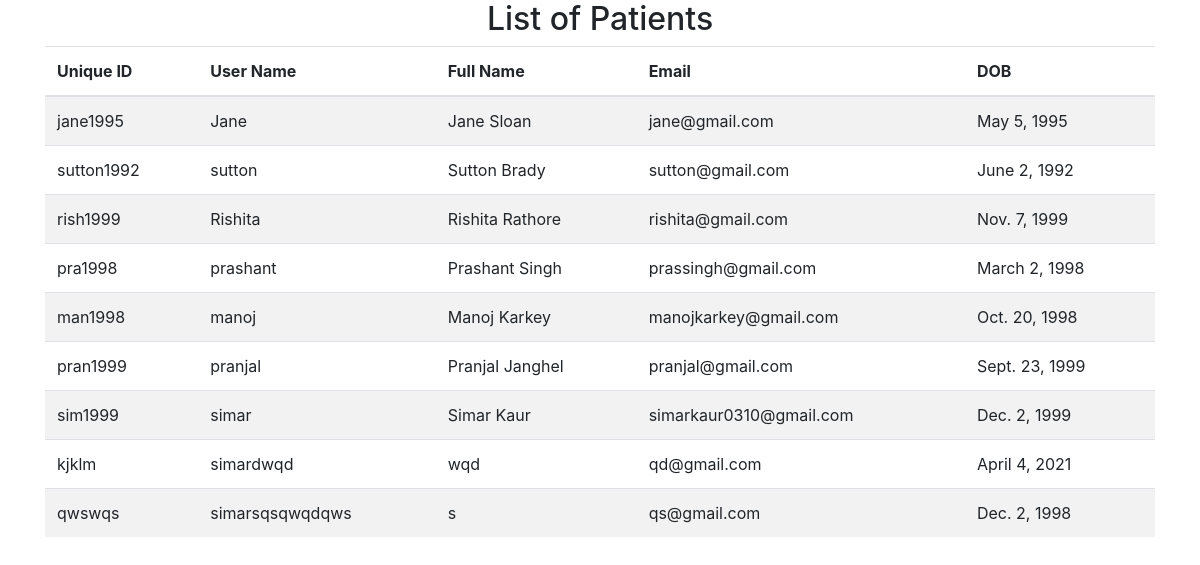
The page /commoninfo/list/ on the database its author committed.
### pmanagement/models.py (models this page shows, shortened)
class Users(models.Model):
    UniqueID = models.CharField(max_length=10)
    UserName = models.CharField(max_length=10)
    FullName = models.CharField(max_length=50)
    Email = models.EmailField()
    DOB = models.DateField(blank=True,null=True)
    Password = models.CharField(max_length=34)

### pmanagement/views.py (the view)
# urls.py: path('commoninfo/list/',views.user_list, name='user_list')
def user_list(request):
    pt =Users.objects.all()
    return render(request,'pmanagement/user_list.html',{'plist':pt})

### pmanagement/templates/pmanagement/user_list.html (shortened to what this page needs)
<!DOCTYPE html>
<html lang="en">
<head>
    <link rel="stylesheet" href="https://stackpath.bootstrapcdn.com/bootstrap/4.5.2/css/bootstrap.min.css">
</head>
<body>
    <div class="container">
        <h2 style="text-align:center">List of Patients</h2>
        <table class="table table-striped table-border">
            <thead class="table-header ">
                <th>Unique ID</th>
                <th>User Name</th>
                <th>Full Name</th>
                <th>Email</th>
                <th>DOB</th>
            </thead>
            <tbody>
            {% for p in plist %}
                <tr class="table-row">
                    <td>{{p.UniqueID}}</td>
                    <td>{{p.UserName}}</td>
                    <td>{{p.FullName}}</td>
                    <td>{{p.Email}}</td>
                    <td>{{p.DOB}}</td>
                </tr>
            {% endfor %}
            </tbody>
        </table>
    </div>
</body>
</html>

### rows shown on the page
Users: UniqueID "jane1995", UserName "Jane", FullName "Jane Sloan", Email "jane@gmail.com", DOB "May 5, 1995"
Users: UniqueID "sutton1992", UserName "sutton", FullName "Sutton Brady", Email "sutton@gmail.com", DOB "June 2, 1992"
Users: UniqueID "rish1999", UserName "Rishita", FullName "Rishita Rathore", Email "rishita@gmail.com", DOB "Nov. 7, 1999"
Users: UniqueID "pra1998", UserName "prashant", FullName "Prashant Singh", Email "prassingh@gmail.com", DOB "March 2, 1998"
Users: UniqueID "man1998", UserName "manoj", FullName "Manoj Karkey", Email "manojkarkey@gmail.com", DOB "Oct. 20, 1998"
Users: UniqueID "pran1999", UserName "pranjal", FullName "Pranjal Janghel", Email "pranjal@gmail.com", DOB "Sept. 23, 1999"
Users: UniqueID "sim1999", UserName "simar", FullName "Simar Kaur", Email "simarkaur0310@gmail.com", DOB "Dec. 2, 1999"
Users: UniqueID "kjklm", UserName "simardwqd", FullName "wqd", Email "qd@gmail.com", DOB "April 4, 2021"
Users: UniqueID "qwswqs", UserName "simarsqsqwqdqws", FullName "s", Email "qs@gmail.com", DOB "Dec. 2, 1998"
